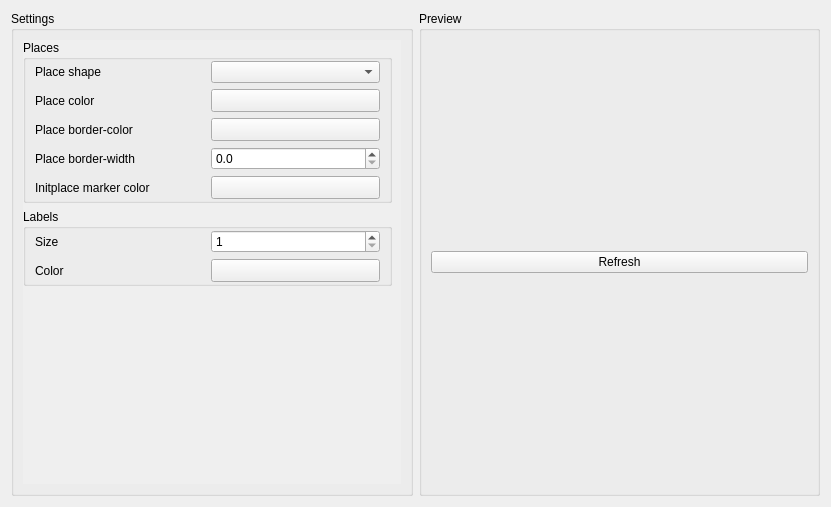
<?xml version="1.0" encoding="UTF-8"?>
<ui version="4.0">
 <class>SpenatEditorPlaceSettings</class>
 <widget class="QWidget" name="SpenatEditorPlaceSettings">
  <property name="geometry">
   <rect>
    <x>0</x>
    <y>0</y>
    <width>831</width>
    <height>507</height>
   </rect>
  </property>
  <layout class="QHBoxLayout" name="horizontalLayout">
   <item>
    <widget class="QGroupBox" name="Settings">
     <property name="title">
      <string>Settings</string>
     </property>
     <layout class="QVBoxLayout" name="verticalLayout">
      <item>
       <widget class="QScrollArea" name="scrollArea">
        <property name="sizePolicy">
         <sizepolicy hsizetype="Ignored" vsizetype="Expanding">
          <horstretch>0</horstretch>
          <verstretch>0</verstretch>
         </sizepolicy>
        </property>
        <property name="styleSheet">
         <string notr="true">QScrollArea { background: transparent; }
QScrollArea &gt; QWidget &gt; QWidget { background: transparent; }</string>
        </property>
        <property name="frameShape">
         <enum>QFrame::NoFrame</enum>
        </property>
        <property name="horizontalScrollBarPolicy">
         <enum>Qt::ScrollBarAlwaysOff</enum>
        </property>
        <property name="widgetResizable">
         <bool>true</bool>
        </property>
        <widget class="QWidget" name="scrollAreaWidgetContents">
         <property name="geometry">
          <rect>
           <x>0</x>
           <y>0</y>
           <width>384</width>
           <height>456</height>
          </rect>
         </property>
         <layout class="QVBoxLayout" name="verticalLayout_4">
          <property name="leftMargin">
           <number>0</number>
          </property>
          <property name="topMargin">
           <number>0</number>
          </property>
          <property name="bottomMargin">
           <number>0</number>
          </property>
          <item>
           <widget class="QGroupBox" name="Places">
            <property name="title">
             <string>Places</string>
            </property>
            <layout class="QGridLayout" name="gridLayout_2">
             <property name="topMargin">
              <number>1</number>
             </property>
             <property name="bottomMargin">
              <number>1</number>
             </property>
             <item row="2" column="0">
              <widget class="QLabel" name="PlaceBorderColorLabel">
               <property name="text">
                <string>Place border-color</string>
               </property>
              </widget>
             </item>
             <item row="0" column="0">
              <widget class="QLabel" name="PlaceShapeLabel">
               <property name="text">
                <string>Place shape</string>
               </property>
              </widget>
             </item>
             <item row="0" column="1">
              <widget class="QComboBox" name="PlaceShape"/>
             </item>
             <item row="3" column="0">
              <widget class="QLabel" name="PlaceBorderWidthLabel">
               <property name="text">
                <string>Place border-width</string>
               </property>
              </widget>
             </item>
             <item row="1" column="1">
              <widget class="Utils::QtColorButton" name="PlaceColor">
               <property name="sizePolicy">
                <sizepolicy hsizetype="Ignored" vsizetype="Fixed">
                 <horstretch>0</horstretch>
                 <verstretch>0</verstretch>
                </sizepolicy>
               </property>
               <property name="text">
                <string/>
               </property>
              </widget>
             </item>
             <item row="2" column="1">
              <widget class="Utils::QtColorButton" name="PlaceBorderColor">
               <property name="sizePolicy">
                <sizepolicy hsizetype="Ignored" vsizetype="Fixed">
                 <horstretch>0</horstretch>
                 <verstretch>0</verstretch>
                </sizepolicy>
               </property>
               <property name="text">
                <string/>
               </property>
              </widget>
             </item>
             <item row="3" column="1">
              <widget class="QDoubleSpinBox" name="PlaceBorderWidth">
               <property name="decimals">
                <number>1</number>
               </property>
               <property name="singleStep">
                <double>0.500000000000000</double>
               </property>
              </widget>
             </item>
             <item row="1" column="0">
              <widget class="QLabel" name="PlaceColorLabel">
               <property name="text">
                <string>Place color</string>
               </property>
              </widget>
             </item>
             <item row="4" column="0">
              <widget class="QLabel" name="InitPlaceColorLabel">
               <property name="text">
                <string>Initplace marker color</string>
               </property>
              </widget>
             </item>
             <item row="4" column="1">
              <widget class="Utils::QtColorButton" name="InitPlaceColor">
               <property name="sizePolicy">
                <sizepolicy hsizetype="Ignored" vsizetype="Fixed">
                 <horstretch>0</horstretch>
                 <verstretch>0</verstretch>
                </sizepolicy>
               </property>
               <property name="text">
                <string/>
               </property>
              </widget>
             </item>
            </layout>
           </widget>
          </item>
          <item>
           <widget class="QGroupBox" name="Labels">
            <property name="title">
             <string>Labels</string>
            </property>
            <layout class="QGridLayout" name="gridLayout_3">
             <property name="topMargin">
              <number>1</number>
             </property>
             <property name="bottomMargin">
              <number>1</number>
             </property>
             <item row="0" column="0">
              <widget class="QLabel" name="LabelSizeLabel">
               <property name="text">
                <string>Size</string>
               </property>
              </widget>
             </item>
             <item row="1" column="0">
              <widget class="QLabel" name="LabelColorLabel">
               <property name="text">
                <string>Color</string>
               </property>
              </widget>
             </item>
             <item row="1" column="1">
              <widget class="Utils::QtColorButton" name="LabelColor">
               <property name="sizePolicy">
                <sizepolicy hsizetype="Ignored" vsizetype="Fixed">
                 <horstretch>0</horstretch>
                 <verstretch>0</verstretch>
                </sizepolicy>
               </property>
               <property name="text">
                <string/>
               </property>
              </widget>
             </item>
             <item row="0" column="1">
              <widget class="QSpinBox" name="LabelSize">
               <property name="minimum">
                <number>1</number>
               </property>
              </widget>
             </item>
            </layout>
           </widget>
          </item>
          <item>
           <spacer name="verticalSpacer">
            <property name="orientation">
             <enum>Qt::Vertical</enum>
            </property>
            <property name="sizeHint" stdset="0">
             <size>
              <width>20</width>
              <height>40</height>
             </size>
            </property>
           </spacer>
          </item>
         </layout>
        </widget>
       </widget>
      </item>
     </layout>
    </widget>
   </item>
   <item>
    <widget class="QGroupBox" name="Preview">
     <property name="title">
      <string>Preview</string>
     </property>
     <layout class="QVBoxLayout" name="verticalLayout_2">
      <item>
       <layout class="QVBoxLayout" name="PreviewLayout"/>
      </item>
      <item>
       <widget class="QPushButton" name="refresh">
        <property name="text">
         <string>Refresh</string>
        </property>
       </widget>
      </item>
     </layout>
    </widget>
   </item>
  </layout>
 </widget>
 <customwidgets>
  <customwidget>
   <class>Utils::QtColorButton</class>
   <extends>QToolButton</extends>
   <header location="global">utils/qtcolorbutton.h</header>
  </customwidget>
 </customwidgets>
 <resources/>
 <connections/>
</ui>
